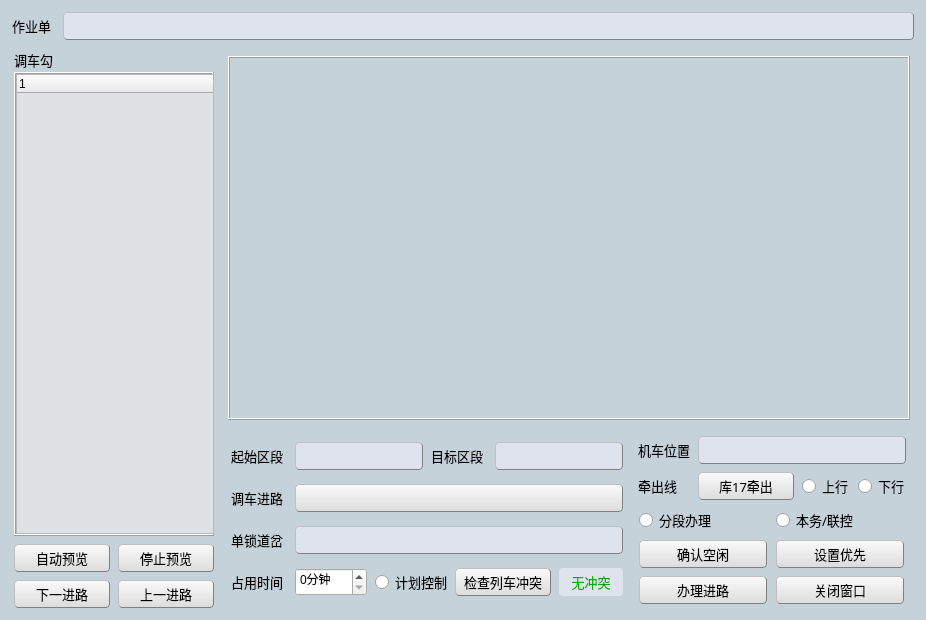
<?xml version="1.0" encoding="UTF-8"?>
<ui version="4.0">
 <class>RouteHandlingWnd</class>
 <widget class="QWidget" name="RouteHandlingWnd">
  <property name="geometry">
   <rect>
    <x>0</x>
    <y>0</y>
    <width>926</width>
    <height>620</height>
   </rect>
  </property>
  <property name="minimumSize">
   <size>
    <width>926</width>
    <height>620</height>
   </size>
  </property>
  <property name="maximumSize">
   <size>
    <width>926</width>
    <height>620</height>
   </size>
  </property>
  <property name="palette">
   <palette>
    <active>
     <colorrole role="Base">
      <brush brushstyle="SolidPattern">
       <color alpha="255">
        <red>222</red>
        <green>226</green>
        <blue>229</blue>
       </color>
      </brush>
     </colorrole>
     <colorrole role="Window">
      <brush brushstyle="SolidPattern">
       <color alpha="255">
        <red>198</red>
        <green>210</green>
        <blue>218</blue>
       </color>
      </brush>
     </colorrole>
    </active>
    <inactive>
     <colorrole role="Base">
      <brush brushstyle="SolidPattern">
       <color alpha="255">
        <red>222</red>
        <green>226</green>
        <blue>229</blue>
       </color>
      </brush>
     </colorrole>
     <colorrole role="Window">
      <brush brushstyle="SolidPattern">
       <color alpha="255">
        <red>198</red>
        <green>210</green>
        <blue>218</blue>
       </color>
      </brush>
     </colorrole>
    </inactive>
    <disabled>
     <colorrole role="Base">
      <brush brushstyle="SolidPattern">
       <color alpha="255">
        <red>198</red>
        <green>210</green>
        <blue>218</blue>
       </color>
      </brush>
     </colorrole>
     <colorrole role="Window">
      <brush brushstyle="SolidPattern">
       <color alpha="255">
        <red>198</red>
        <green>210</green>
        <blue>218</blue>
       </color>
      </brush>
     </colorrole>
    </disabled>
   </palette>
  </property>
  <property name="windowTitle">
   <string>Form</string>
  </property>
  <property name="styleSheet">
   <string notr="true">QPushButton
{
	background-color: rgb(240, 240, 240);
	border:1px groove gray;
	border-radius:4px;
	padding:2px 4px;
	border-style:outset;
	background-color: qlineargradient(spread:pad, x1:0, y1:1, x2:0, y2:0, stop:0 rgba(220, 220, 220, 255), stop:1 rgba(250, 250, 250, 255));
}

QPushButton:hover
{
	background-color: rgb(229, 241, 251);
	color:black
}
QPushButton:pressed
{
	background-color: rgb(204, 228, 247);
	border-style:inset
}
</string>
  </property>
  <layout class="QVBoxLayout" name="verticalLayout_5">
   <property name="spacing">
    <number>12</number>
   </property>
   <property name="leftMargin">
    <number>12</number>
   </property>
   <property name="topMargin">
    <number>12</number>
   </property>
   <property name="rightMargin">
    <number>12</number>
   </property>
   <property name="bottomMargin">
    <number>12</number>
   </property>
   <item>
    <layout class="QHBoxLayout" name="horizontalLayout">
     <property name="spacing">
      <number>12</number>
     </property>
     <item>
      <widget class="QLabel" name="label">
       <property name="minimumSize">
        <size>
         <width>0</width>
         <height>28</height>
        </size>
       </property>
       <property name="maximumSize">
        <size>
         <width>16777215</width>
         <height>28</height>
        </size>
       </property>
       <property name="font">
        <font>
         <family>微软雅黑</family>
         <pointsize>10</pointsize>
        </font>
       </property>
       <property name="text">
        <string>作业单</string>
       </property>
      </widget>
     </item>
     <item>
      <widget class="QLineEdit" name="lineEdit">
       <property name="minimumSize">
        <size>
         <width>0</width>
         <height>28</height>
        </size>
       </property>
       <property name="maximumSize">
        <size>
         <width>16777215</width>
         <height>28</height>
        </size>
       </property>
       <property name="font">
        <font>
         <family>微软雅黑</family>
         <pointsize>10</pointsize>
        </font>
       </property>
       <property name="styleSheet">
        <string notr="true">border-style: outset; 
border-width: 1px; 
border-color: gray;
background-color: rgb(223, 227, 237);
border-radius:4px;
padding:1px 1px;
color:rgb(102, 102, 102);</string>
       </property>
      </widget>
     </item>
    </layout>
   </item>
   <item>
    <layout class="QHBoxLayout" name="horizontalLayout_2">
     <property name="spacing">
      <number>12</number>
     </property>
     <item>
      <layout class="QVBoxLayout" name="verticalLayout">
       <property name="spacing">
        <number>4</number>
       </property>
       <item>
        <widget class="QLabel" name="label_2">
         <property name="minimumSize">
          <size>
           <width>64</width>
           <height>16</height>
          </size>
         </property>
         <property name="maximumSize">
          <size>
           <width>64</width>
           <height>16</height>
          </size>
         </property>
         <property name="font">
          <font>
           <family>微软雅黑</family>
           <pointsize>10</pointsize>
          </font>
         </property>
         <property name="text">
          <string>调车勾</string>
         </property>
        </widget>
       </item>
       <item>
        <widget class="QFrame" name="frame">
         <property name="minimumSize">
          <size>
           <width>200</width>
           <height>0</height>
          </size>
         </property>
         <property name="maximumSize">
          <size>
           <width>200</width>
           <height>16777215</height>
          </size>
         </property>
         <property name="frameShape">
          <enum>QFrame::Box</enum>
         </property>
         <property name="frameShadow">
          <enum>QFrame::Raised</enum>
         </property>
         <layout class="QHBoxLayout" name="horizontalLayout_3">
          <property name="spacing">
           <number>0</number>
          </property>
          <property name="leftMargin">
           <number>0</number>
          </property>
          <property name="topMargin">
           <number>0</number>
          </property>
          <property name="rightMargin">
           <number>0</number>
          </property>
          <property name="bottomMargin">
           <number>0</number>
          </property>
          <item>
           <widget class="QTreeWidget" name="treeWidget">
            <property name="minimumSize">
             <size>
              <width>198</width>
              <height>0</height>
             </size>
            </property>
            <property name="maximumSize">
             <size>
              <width>198</width>
              <height>16777215</height>
             </size>
            </property>
            <property name="palette">
             <palette>
              <active>
               <colorrole role="Base">
                <brush brushstyle="SolidPattern">
                 <color alpha="255">
                  <red>222</red>
                  <green>226</green>
                  <blue>229</blue>
                 </color>
                </brush>
               </colorrole>
              </active>
              <inactive>
               <colorrole role="Base">
                <brush brushstyle="SolidPattern">
                 <color alpha="255">
                  <red>222</red>
                  <green>226</green>
                  <blue>229</blue>
                 </color>
                </brush>
               </colorrole>
              </inactive>
              <disabled>
               <colorrole role="Base">
                <brush brushstyle="SolidPattern">
                 <color alpha="255">
                  <red>240</red>
                  <green>240</green>
                  <blue>240</blue>
                 </color>
                </brush>
               </colorrole>
              </disabled>
             </palette>
            </property>
            <property name="font">
             <font>
              <family>微软雅黑</family>
              <pointsize>10</pointsize>
             </font>
            </property>
            <column>
             <property name="text">
              <string notr="true">1</string>
             </property>
            </column>
           </widget>
          </item>
         </layout>
        </widget>
       </item>
       <item>
        <layout class="QGridLayout" name="gridLayout_2">
         <property name="topMargin">
          <number>4</number>
         </property>
         <property name="spacing">
          <number>8</number>
         </property>
         <item row="0" column="0">
          <widget class="QPushButton" name="pushButton_11">
           <property name="minimumSize">
            <size>
             <width>96</width>
             <height>28</height>
            </size>
           </property>
           <property name="maximumSize">
            <size>
             <width>96</width>
             <height>28</height>
            </size>
           </property>
           <property name="font">
            <font>
             <family>微软雅黑</family>
             <pointsize>10</pointsize>
            </font>
           </property>
           <property name="text">
            <string>自动预览</string>
           </property>
          </widget>
         </item>
         <item row="1" column="0">
          <widget class="QPushButton" name="pushButton_12">
           <property name="minimumSize">
            <size>
             <width>96</width>
             <height>28</height>
            </size>
           </property>
           <property name="maximumSize">
            <size>
             <width>96</width>
             <height>28</height>
            </size>
           </property>
           <property name="font">
            <font>
             <family>微软雅黑</family>
             <pointsize>10</pointsize>
            </font>
           </property>
           <property name="text">
            <string>下一进路</string>
           </property>
          </widget>
         </item>
         <item row="0" column="1">
          <widget class="QPushButton" name="pushButton_13">
           <property name="minimumSize">
            <size>
             <width>96</width>
             <height>28</height>
            </size>
           </property>
           <property name="maximumSize">
            <size>
             <width>96</width>
             <height>28</height>
            </size>
           </property>
           <property name="font">
            <font>
             <family>微软雅黑</family>
             <pointsize>10</pointsize>
            </font>
           </property>
           <property name="text">
            <string>停止预览</string>
           </property>
          </widget>
         </item>
         <item row="1" column="1">
          <widget class="QPushButton" name="pushButton_14">
           <property name="minimumSize">
            <size>
             <width>96</width>
             <height>28</height>
            </size>
           </property>
           <property name="maximumSize">
            <size>
             <width>96</width>
             <height>28</height>
            </size>
           </property>
           <property name="font">
            <font>
             <family>微软雅黑</family>
             <pointsize>10</pointsize>
            </font>
           </property>
           <property name="text">
            <string>上一进路</string>
           </property>
          </widget>
         </item>
        </layout>
       </item>
      </layout>
     </item>
     <item>
      <layout class="QVBoxLayout" name="verticalLayout_2">
       <item>
        <widget class="QFrame" name="frame_2">
         <property name="minimumSize">
          <size>
           <width>682</width>
           <height>364</height>
          </size>
         </property>
         <property name="maximumSize">
          <size>
           <width>682</width>
           <height>364</height>
          </size>
         </property>
         <property name="frameShape">
          <enum>QFrame::Box</enum>
         </property>
         <property name="frameShadow">
          <enum>QFrame::Raised</enum>
         </property>
         <layout class="QVBoxLayout" name="verticalLayout_6">
          <property name="spacing">
           <number>0</number>
          </property>
          <property name="leftMargin">
           <number>0</number>
          </property>
          <property name="topMargin">
           <number>0</number>
          </property>
          <property name="rightMargin">
           <number>0</number>
          </property>
          <property name="bottomMargin">
           <number>0</number>
          </property>
          <item>
           <widget class="QLabel" name="label_11">
            <property name="minimumSize">
             <size>
              <width>678</width>
              <height>360</height>
             </size>
            </property>
            <property name="maximumSize">
             <size>
              <width>678</width>
              <height>360</height>
             </size>
            </property>
            <property name="text">
             <string/>
            </property>
           </widget>
          </item>
         </layout>
        </widget>
       </item>
       <item>
        <layout class="QHBoxLayout" name="horizontalLayout_4">
         <property name="spacing">
          <number>12</number>
         </property>
         <item>
          <layout class="QVBoxLayout" name="verticalLayout_3">
           <property name="spacing">
            <number>8</number>
           </property>
           <item>
            <layout class="QHBoxLayout" name="horizontalLayout_5">
             <property name="spacing">
              <number>8</number>
             </property>
             <item>
              <widget class="QLabel" name="label_3">
               <property name="minimumSize">
                <size>
                 <width>56</width>
                 <height>28</height>
                </size>
               </property>
               <property name="maximumSize">
                <size>
                 <width>56</width>
                 <height>28</height>
                </size>
               </property>
               <property name="font">
                <font>
                 <family>微软雅黑</family>
                 <pointsize>10</pointsize>
                </font>
               </property>
               <property name="text">
                <string>起始区段</string>
               </property>
              </widget>
             </item>
             <item>
              <widget class="QLineEdit" name="lineEdit_3">
               <property name="minimumSize">
                <size>
                 <width>128</width>
                 <height>28</height>
                </size>
               </property>
               <property name="maximumSize">
                <size>
                 <width>128</width>
                 <height>28</height>
                </size>
               </property>
               <property name="font">
                <font>
                 <family>微软雅黑</family>
                 <pointsize>10</pointsize>
                </font>
               </property>
               <property name="styleSheet">
                <string notr="true">border-style: outset; 
border-width: 1px; 
border-color: gray;
background-color: rgb(223, 227, 237);
border-radius:4px;
padding:1px 1px;
color:rgb(102, 102, 102);</string>
               </property>
              </widget>
             </item>
             <item>
              <widget class="QLabel" name="label_4">
               <property name="minimumSize">
                <size>
                 <width>56</width>
                 <height>28</height>
                </size>
               </property>
               <property name="maximumSize">
                <size>
                 <width>56</width>
                 <height>28</height>
                </size>
               </property>
               <property name="font">
                <font>
                 <family>微软雅黑</family>
                 <pointsize>10</pointsize>
                </font>
               </property>
               <property name="text">
                <string>目标区段</string>
               </property>
              </widget>
             </item>
             <item>
              <widget class="QLineEdit" name="lineEdit_4">
               <property name="minimumSize">
                <size>
                 <width>128</width>
                 <height>28</height>
                </size>
               </property>
               <property name="maximumSize">
                <size>
                 <width>128</width>
                 <height>28</height>
                </size>
               </property>
               <property name="font">
                <font>
                 <family>微软雅黑</family>
                 <pointsize>10</pointsize>
                </font>
               </property>
               <property name="styleSheet">
                <string notr="true">border-style: outset; 
border-width: 1px; 
border-color: gray;
background-color: rgb(223, 227, 237);
border-radius:4px;
padding:1px 1px;
color:rgb(102, 102, 102);</string>
               </property>
              </widget>
             </item>
            </layout>
           </item>
           <item>
            <layout class="QHBoxLayout" name="horizontalLayout_6">
             <property name="spacing">
              <number>8</number>
             </property>
             <item>
              <widget class="QLabel" name="label_5">
               <property name="minimumSize">
                <size>
                 <width>56</width>
                 <height>28</height>
                </size>
               </property>
               <property name="maximumSize">
                <size>
                 <width>56</width>
                 <height>28</height>
                </size>
               </property>
               <property name="font">
                <font>
                 <family>微软雅黑</family>
                 <pointsize>10</pointsize>
                </font>
               </property>
               <property name="text">
                <string>调车进路</string>
               </property>
              </widget>
             </item>
             <item>
              <widget class="QPushButton" name="pushButton_3">
               <property name="minimumSize">
                <size>
                 <width>328</width>
                 <height>28</height>
                </size>
               </property>
               <property name="maximumSize">
                <size>
                 <width>328</width>
                 <height>28</height>
                </size>
               </property>
               <property name="font">
                <font>
                 <family>微软雅黑</family>
                 <pointsize>10</pointsize>
                </font>
               </property>
               <property name="styleSheet">
                <string notr="true">text-align:left</string>
               </property>
               <property name="text">
                <string/>
               </property>
              </widget>
             </item>
            </layout>
           </item>
           <item>
            <layout class="QHBoxLayout" name="horizontalLayout_7">
             <property name="spacing">
              <number>8</number>
             </property>
             <item>
              <widget class="QLabel" name="label_6">
               <property name="minimumSize">
                <size>
                 <width>56</width>
                 <height>28</height>
                </size>
               </property>
               <property name="maximumSize">
                <size>
                 <width>56</width>
                 <height>28</height>
                </size>
               </property>
               <property name="font">
                <font>
                 <family>微软雅黑</family>
                 <pointsize>10</pointsize>
                </font>
               </property>
               <property name="text">
                <string>单锁道岔</string>
               </property>
              </widget>
             </item>
             <item>
              <widget class="QLineEdit" name="lineEdit_5">
               <property name="minimumSize">
                <size>
                 <width>328</width>
                 <height>28</height>
                </size>
               </property>
               <property name="maximumSize">
                <size>
                 <width>328</width>
                 <height>28</height>
                </size>
               </property>
               <property name="font">
                <font>
                 <family>微软雅黑</family>
                 <pointsize>10</pointsize>
                </font>
               </property>
               <property name="styleSheet">
                <string notr="true">border-style: outset; 
border-width: 1px; 
border-color: gray;
background-color: rgb(223, 227, 237);
border-radius:4px;
padding:1px 1px;
color:rgb(102, 102, 102);</string>
               </property>
              </widget>
             </item>
            </layout>
           </item>
           <item>
            <layout class="QHBoxLayout" name="horizontalLayout_8">
             <property name="spacing">
              <number>8</number>
             </property>
             <item>
              <widget class="QLabel" name="label_7">
               <property name="minimumSize">
                <size>
                 <width>56</width>
                 <height>28</height>
                </size>
               </property>
               <property name="maximumSize">
                <size>
                 <width>56</width>
                 <height>28</height>
                </size>
               </property>
               <property name="font">
                <font>
                 <family>微软雅黑</family>
                 <pointsize>10</pointsize>
                </font>
               </property>
               <property name="text">
                <string>占用时间</string>
               </property>
              </widget>
             </item>
             <item>
              <widget class="QSpinBox" name="spinBox">
               <property name="minimumSize">
                <size>
                 <width>72</width>
                 <height>28</height>
                </size>
               </property>
               <property name="maximumSize">
                <size>
                 <width>72</width>
                 <height>28</height>
                </size>
               </property>
               <property name="styleSheet">
                <string notr="true">font: 10pt &quot;微软雅黑&quot;;</string>
               </property>
               <property name="suffix">
                <string>分钟</string>
               </property>
              </widget>
             </item>
             <item>
              <widget class="QRadioButton" name="radioButton">
               <property name="minimumSize">
                <size>
                 <width>72</width>
                 <height>28</height>
                </size>
               </property>
               <property name="maximumSize">
                <size>
                 <width>72</width>
                 <height>28</height>
                </size>
               </property>
               <property name="font">
                <font>
                 <family>微软雅黑</family>
                 <pointsize>10</pointsize>
                </font>
               </property>
               <property name="text">
                <string>计划控制</string>
               </property>
              </widget>
             </item>
             <item>
              <widget class="QPushButton" name="pushButton_5">
               <property name="minimumSize">
                <size>
                 <width>96</width>
                 <height>28</height>
                </size>
               </property>
               <property name="maximumSize">
                <size>
                 <width>96</width>
                 <height>28</height>
                </size>
               </property>
               <property name="font">
                <font>
                 <family>微软雅黑</family>
                 <pointsize>10</pointsize>
                </font>
               </property>
               <property name="text">
                <string>检查列车冲突</string>
               </property>
              </widget>
             </item>
             <item>
              <widget class="QLabel" name="label_8">
               <property name="minimumSize">
                <size>
                 <width>64</width>
                 <height>28</height>
                </size>
               </property>
               <property name="maximumSize">
                <size>
                 <width>64</width>
                 <height>28</height>
                </size>
               </property>
               <property name="font">
                <font>
                 <family>微软雅黑</family>
                 <pointsize>10</pointsize>
                </font>
               </property>
               <property name="styleSheet">
                <string notr="true">background-color: rgb(223, 227, 237);
color: rgb(0, 170, 0);
border-radius:4px;</string>
               </property>
               <property name="text">
                <string>无冲突</string>
               </property>
               <property name="alignment">
                <set>Qt::AlignCenter</set>
               </property>
              </widget>
             </item>
            </layout>
           </item>
          </layout>
         </item>
         <item>
          <layout class="QVBoxLayout" name="verticalLayout_4">
           <property name="spacing">
            <number>8</number>
           </property>
           <item>
            <layout class="QHBoxLayout" name="horizontalLayout_9">
             <property name="spacing">
              <number>8</number>
             </property>
             <item>
              <widget class="QLabel" name="label_9">
               <property name="minimumSize">
                <size>
                 <width>52</width>
                 <height>28</height>
                </size>
               </property>
               <property name="maximumSize">
                <size>
                 <width>52</width>
                 <height>28</height>
                </size>
               </property>
               <property name="font">
                <font>
                 <family>微软雅黑</family>
                 <pointsize>10</pointsize>
                </font>
               </property>
               <property name="text">
                <string>机车位置</string>
               </property>
              </widget>
             </item>
             <item>
              <widget class="QLineEdit" name="lineEdit_2">
               <property name="minimumSize">
                <size>
                 <width>208</width>
                 <height>28</height>
                </size>
               </property>
               <property name="maximumSize">
                <size>
                 <width>208</width>
                 <height>28</height>
                </size>
               </property>
               <property name="font">
                <font>
                 <family>微软雅黑</family>
                 <pointsize>10</pointsize>
                </font>
               </property>
               <property name="styleSheet">
                <string notr="true">border-style: outset; 
border-width: 1px; 
border-color: gray;
background-color: rgb(223, 227, 237);
border-radius:4px;
padding:1px 1px;
color:rgb(102, 102, 102);</string>
               </property>
              </widget>
             </item>
            </layout>
           </item>
           <item>
            <layout class="QHBoxLayout" name="horizontalLayout_10">
             <property name="spacing">
              <number>8</number>
             </property>
             <item>
              <widget class="QLabel" name="label_10">
               <property name="minimumSize">
                <size>
                 <width>52</width>
                 <height>28</height>
                </size>
               </property>
               <property name="maximumSize">
                <size>
                 <width>52</width>
                 <height>28</height>
                </size>
               </property>
               <property name="font">
                <font>
                 <family>微软雅黑</family>
                 <pointsize>10</pointsize>
                </font>
               </property>
               <property name="text">
                <string>牵出线</string>
               </property>
              </widget>
             </item>
             <item>
              <widget class="QPushButton" name="pushButton_6">
               <property name="minimumSize">
                <size>
                 <width>96</width>
                 <height>28</height>
                </size>
               </property>
               <property name="maximumSize">
                <size>
                 <width>96</width>
                 <height>28</height>
                </size>
               </property>
               <property name="font">
                <font>
                 <family>微软雅黑</family>
                 <pointsize>10</pointsize>
                </font>
               </property>
               <property name="text">
                <string>库17牵出</string>
               </property>
              </widget>
             </item>
             <item>
              <widget class="QRadioButton" name="radioButton_2">
               <property name="minimumSize">
                <size>
                 <width>48</width>
                 <height>28</height>
                </size>
               </property>
               <property name="maximumSize">
                <size>
                 <width>48</width>
                 <height>28</height>
                </size>
               </property>
               <property name="font">
                <font>
                 <family>微软雅黑</family>
                 <pointsize>10</pointsize>
                </font>
               </property>
               <property name="text">
                <string>上行</string>
               </property>
              </widget>
             </item>
             <item>
              <widget class="QRadioButton" name="radioButton_3">
               <property name="minimumSize">
                <size>
                 <width>48</width>
                 <height>28</height>
                </size>
               </property>
               <property name="maximumSize">
                <size>
                 <width>48</width>
                 <height>28</height>
                </size>
               </property>
               <property name="font">
                <font>
                 <family>微软雅黑</family>
                 <pointsize>10</pointsize>
                </font>
               </property>
               <property name="text">
                <string>下行</string>
               </property>
              </widget>
             </item>
            </layout>
           </item>
           <item>
            <layout class="QHBoxLayout" name="horizontalLayout_11">
             <property name="spacing">
              <number>8</number>
             </property>
             <item>
              <widget class="QRadioButton" name="radioButton_4">
               <property name="minimumSize">
                <size>
                 <width>128</width>
                 <height>24</height>
                </size>
               </property>
               <property name="maximumSize">
                <size>
                 <width>128</width>
                 <height>24</height>
                </size>
               </property>
               <property name="font">
                <font>
                 <family>微软雅黑</family>
                 <pointsize>10</pointsize>
                </font>
               </property>
               <property name="text">
                <string>分段办理</string>
               </property>
              </widget>
             </item>
             <item>
              <widget class="QRadioButton" name="radioButton_5">
               <property name="minimumSize">
                <size>
                 <width>128</width>
                 <height>24</height>
                </size>
               </property>
               <property name="maximumSize">
                <size>
                 <width>128</width>
                 <height>24</height>
                </size>
               </property>
               <property name="font">
                <font>
                 <family>微软雅黑</family>
                 <pointsize>10</pointsize>
                </font>
               </property>
               <property name="text">
                <string>本务/联控</string>
               </property>
              </widget>
             </item>
            </layout>
           </item>
           <item>
            <layout class="QGridLayout" name="gridLayout">
             <property name="spacing">
              <number>8</number>
             </property>
             <item row="0" column="0">
              <widget class="QPushButton" name="pushButton_7">
               <property name="minimumSize">
                <size>
                 <width>128</width>
                 <height>28</height>
                </size>
               </property>
               <property name="maximumSize">
                <size>
                 <width>128</width>
                 <height>28</height>
                </size>
               </property>
               <property name="font">
                <font>
                 <family>微软雅黑</family>
                 <pointsize>10</pointsize>
                </font>
               </property>
               <property name="text">
                <string>确认空闲</string>
               </property>
              </widget>
             </item>
             <item row="1" column="0">
              <widget class="QPushButton" name="pushButton_8">
               <property name="minimumSize">
                <size>
                 <width>128</width>
                 <height>28</height>
                </size>
               </property>
               <property name="maximumSize">
                <size>
                 <width>128</width>
                 <height>28</height>
                </size>
               </property>
               <property name="font">
                <font>
                 <family>微软雅黑</family>
                 <pointsize>10</pointsize>
                </font>
               </property>
               <property name="text">
                <string>办理进路</string>
               </property>
              </widget>
             </item>
             <item row="0" column="1">
              <widget class="QPushButton" name="pushButton_9">
               <property name="minimumSize">
                <size>
                 <width>128</width>
                 <height>28</height>
                </size>
               </property>
               <property name="maximumSize">
                <size>
                 <width>128</width>
                 <height>28</height>
                </size>
               </property>
               <property name="font">
                <font>
                 <family>微软雅黑</family>
                 <pointsize>10</pointsize>
                </font>
               </property>
               <property name="text">
                <string>设置优先</string>
               </property>
              </widget>
             </item>
             <item row="1" column="1">
              <widget class="QPushButton" name="pushButton_10">
               <property name="minimumSize">
                <size>
                 <width>128</width>
                 <height>28</height>
                </size>
               </property>
               <property name="maximumSize">
                <size>
                 <width>128</width>
                 <height>28</height>
                </size>
               </property>
               <property name="font">
                <font>
                 <family>微软雅黑</family>
                 <pointsize>10</pointsize>
                </font>
               </property>
               <property name="text">
                <string>关闭窗口</string>
               </property>
              </widget>
             </item>
            </layout>
           </item>
          </layout>
         </item>
        </layout>
       </item>
      </layout>
     </item>
    </layout>
   </item>
  </layout>
 </widget>
 <resources/>
 <connections/>
</ui>
